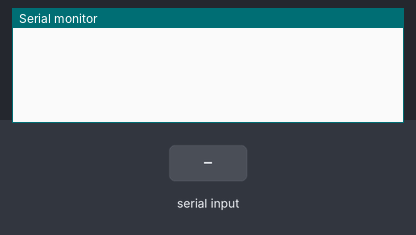
Bench run of a sketch on a simulated Arduino Uno, built with avr-gcc and run on an emulated ATmega328P. Parts: the last lines printed to the serial monitor. The inputs (shaded band) are chosen by the test bench.

Above: at 1.2 s.
1.3 s: "1" received over the second serial link
At 2.5 s:
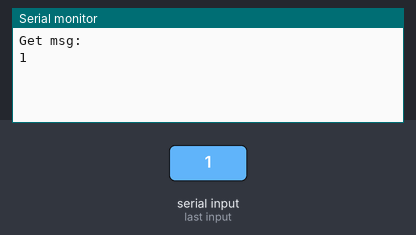
2.8 s: "0" received over the second serial link
At 3.8 s:
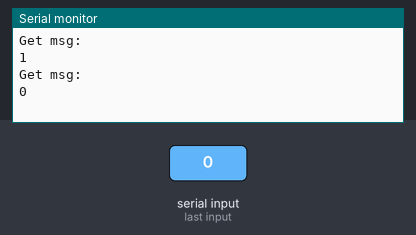

The sketch:

us.ino
```cpp
#include <SoftwareSerial.h>

SoftwareSerial mySerial(16, 17);
void clear_serial(){
  while(mySerial.read()>= 0);
  while(Serial.read()>= 0);
}
void setup()
  {
    Serial.begin(9600); //set the baud rate of serial port to 9600;
    mySerial.begin(9600); //set the GPS baud rate to 9600;

  }
//处理NB模块通过串口发来的信息
String get_msg(){
  String str;
  while(mySerial.available())
    {
      str += char(mySerial.read());
      delayMicroseconds(1100);
    }

  if(str.length()!=0){
      Serial.println("Get msg: \n" + str);
  }
  return str;
}

String send_msg(){
  String str;
  while(Serial.available())
    {
      str += char(Serial.read());
      delay(2);
    }

  if(str.length()!=0){
      mySerial.println(str);


  }
  return str;
}

void loop()
  {
    send_msg();
  get_msg();

  }
 
```

Measured:
- after the input at 1.3 s, the serial monitor: prints a new line at once (image 1)
- after the input at 2.8 s, the serial monitor: prints a new line at once (image 2)
